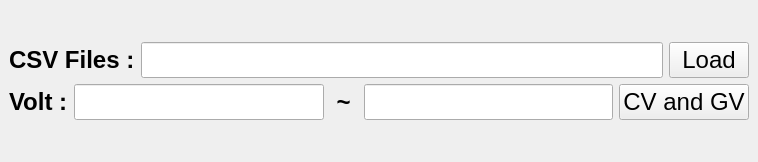
<?xml version="1.0" encoding="UTF-8"?>
<ui version="4.0">
 <class>MainWindow</class>
 <widget class="QMainWindow" name="MainWindow">
  <property name="geometry">
   <rect>
    <x>0</x>
    <y>0</y>
    <width>758</width>
    <height>162</height>
   </rect>
  </property>
  <property name="windowTitle">
   <string>Task2 - C_and_G</string>
  </property>
  <widget class="QWidget" name="centralwidget">
   <layout class="QGridLayout" name="gridLayout">
    <item row="0" column="0">
     <layout class="QVBoxLayout" name="verticalLayout">
      <item>
       <layout class="QHBoxLayout" name="horizontalLayout">
        <item>
         <widget class="QLabel" name="label">
          <property name="font">
           <font>
            <pointsize>18</pointsize>
            <weight>75</weight>
            <bold>true</bold>
           </font>
          </property>
          <property name="text">
           <string>CSV Files :</string>
          </property>
         </widget>
        </item>
        <item>
         <widget class="QLineEdit" name="txt_file">
          <property name="font">
           <font>
            <pointsize>18</pointsize>
           </font>
          </property>
         </widget>
        </item>
        <item>
         <widget class="QPushButton" name="btn_load">
          <property name="font">
           <font>
            <pointsize>18</pointsize>
           </font>
          </property>
          <property name="text">
           <string>Load</string>
          </property>
         </widget>
        </item>
       </layout>
      </item>
      <item>
       <layout class="QHBoxLayout" name="horizontalLayout_2">
        <item>
         <widget class="QLabel" name="label_2">
          <property name="font">
           <font>
            <pointsize>18</pointsize>
            <weight>75</weight>
            <bold>true</bold>
           </font>
          </property>
          <property name="text">
           <string>Volt :</string>
          </property>
         </widget>
        </item>
        <item>
         <widget class="QLineEdit" name="txt_v1">
          <property name="font">
           <font>
            <pointsize>18</pointsize>
           </font>
          </property>
         </widget>
        </item>
        <item>
         <widget class="QLabel" name="label_3">
          <property name="font">
           <font>
            <pointsize>18</pointsize>
            <weight>75</weight>
            <bold>true</bold>
           </font>
          </property>
          <property name="text">
           <string> ~ </string>
          </property>
         </widget>
        </item>
        <item>
         <widget class="QLineEdit" name="txt_v2">
          <property name="font">
           <font>
            <pointsize>18</pointsize>
           </font>
          </property>
         </widget>
        </item>
        <item>
         <widget class="QPushButton" name="btn_output">
          <property name="font">
           <font>
            <pointsize>18</pointsize>
            <weight>50</weight>
            <bold>false</bold>
           </font>
          </property>
          <property name="text">
           <string>CV and GV</string>
          </property>
         </widget>
        </item>
       </layout>
      </item>
     </layout>
    </item>
   </layout>
  </widget>
 </widget>
 <resources/>
 <connections/>
</ui>
